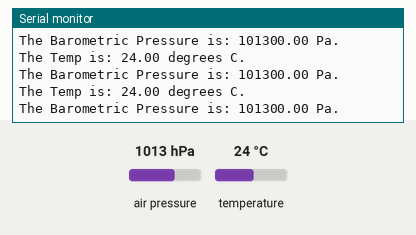
The sketch below on a simulated Arduino Uno, built with avr-gcc and run on an emulated ATmega328P. On the bench: the last lines printed to the serial monitor. The test bench sets the inputs (shaded band); at power-on: air pressure 1013 hPa, temperature 24 °C.

Above: at 1.2 s.
1.3 s: air pressure set to 952 hPa
At 1.54 s:
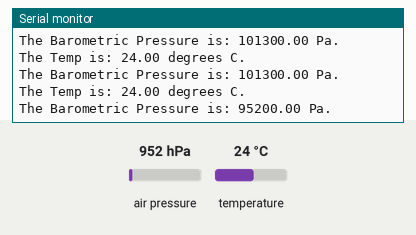
4.3 s: temperature set to 12 °C
At 4.47 s:
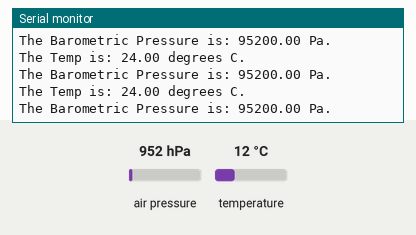
5.8 s: air pressure set to 1000 hPa
At 5.8 s:
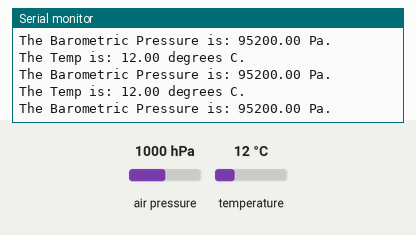
Timing chart, 0 to 8.8 s (numbered marks = the images above; inputs shaded):
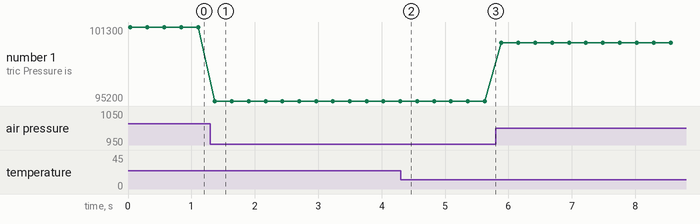

The sketch:

bmp180_toptechboy_v1.ino
```cpp
#include "Wire.h"
#include "Adafruit_BMP085.h"

Adafruit_BMP085 mySensor; // Create a pressure sensor called mySensor

float tempC;// variable to hold the temperature reading
float tempF;
float pressurePa; //variable to hold the barometric pressure in Pa

void setup() {
  // put your setup code here, to run once:
  Serial.begin(9600); //Start the serial monitor

  mySensor.begin();//initialize mySensor

}

void loop() {
  // put your main code here, to run repeatedly:
  tempC = mySensor.readTemperature();//read temperature in C
  tempF = tempC*1.8 + 32.; //convert temp to F

  pressurePa = mySensor.readPressure();// read pressure

  Serial.print("The Temp is: ");
  Serial.print(tempC);
  Serial.println(" degrees C.");
  Serial.print("The Barometric Pressure is: ");
  Serial.print(pressurePa);
  Serial.println(" Pa.");
  Serial.println("");

  delay(250);

}
```

Measured:
- after the input at 1.3 s, the serial monitor: prints a new line after 0.07 s (image 1)
- plotted number 1: 101300 → 95200 after the input at 1.3 s, 95200 → 100000 after the input at 5.8 s
